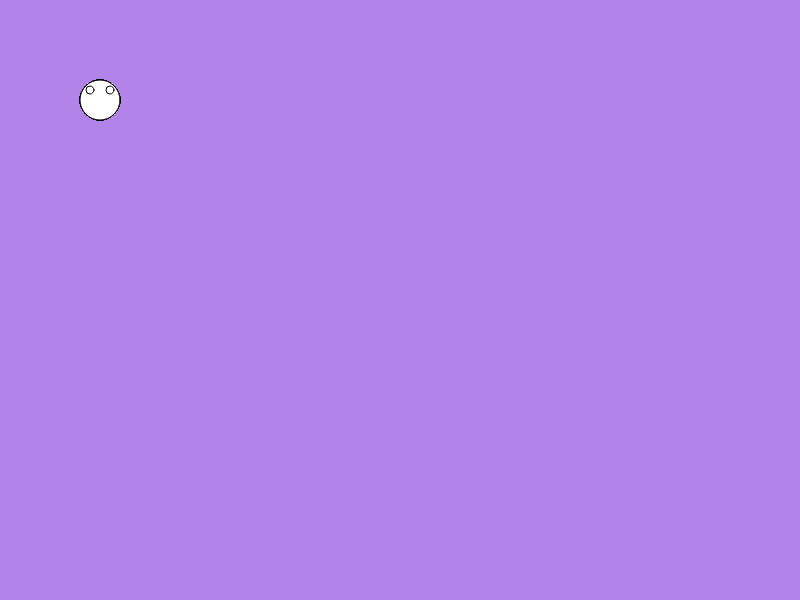
Frame 1 (no input)
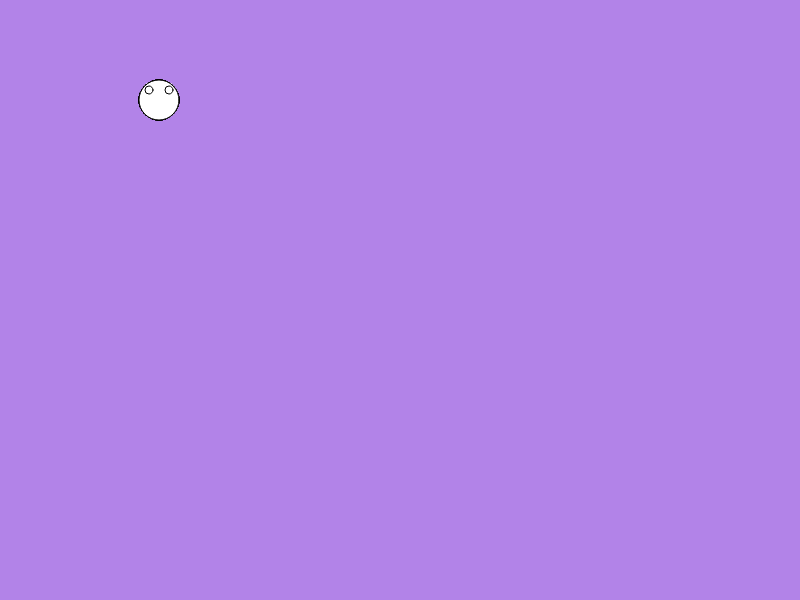
Frame 60 (no input)
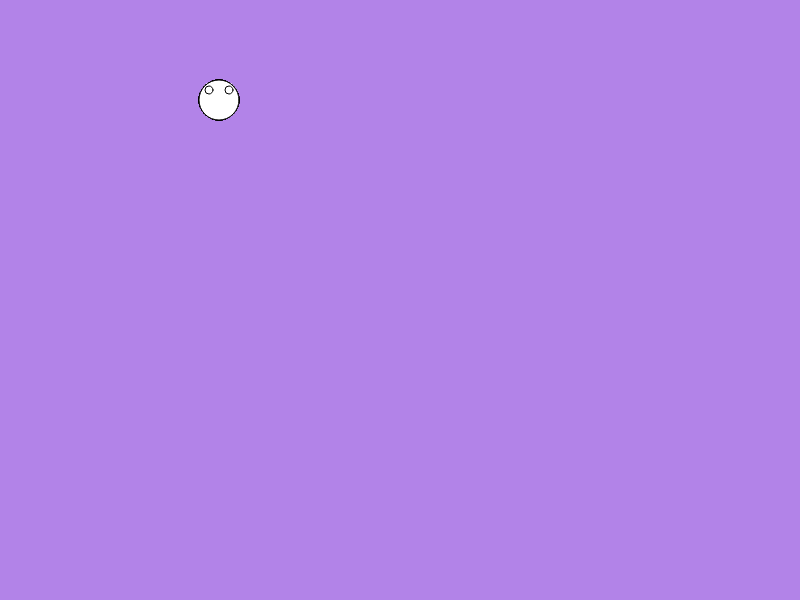
Frame 120 (the mouse pressed at the canvas centre since frame 60)

The p5.js sketch that drew these frames (run headless with seeded random() and noise() and a simulated clock; from frame 60 on, the mouse is pressed at the canvas centre):

// p5.js sketch
// ── sketch.js


var numOfFaces = 10;
var faces = [];

function setup() {
    createCanvas(800,600);
    // frameRate(2);

    for (var i = 0; i < numOfFaces; i++) {
        faces.push(
            {
                currNum: 10,
                x: 100,
                y: 100,
                size: 40,

                initPos: function(){
                    this.x = random(width);
                    this.y = random(height);
                },

                changePos: function(){
                    this.x += 1;
                    if (this.x >= width) {
                        this.initPos();
                    }
                },

                display: function(){
                    push();
                    translate(this.x, this.y);

                    ellipse(0, 0, this.size, this.size);

                    ellipse(-this.size*0.25, -this.size*0.25, this.size*0.2, this.size*0.2)
                    ellipse(this.size*0.25, -this.size*0.25, this.size*0.2, this.size*0.2)
                    pop();
                }
            }
        )
    }
}

function draw() {

    background('#b283e8');

    for (var i = 0; i < faces.length; i++) {
        faces[i].display();
        faces[i].changePos();
    }


}
